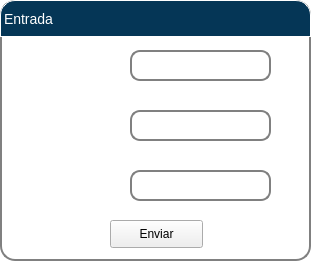
   <widget class="QGroupBox" name="Entrada">
    <property name="geometry">
     <rect>
      <x>580</x>
      <y>80</y>
      <width>311</width>
      <height>261</height>
     </rect>
    </property>
    <property name="sizePolicy">
     <sizepolicy hsizetype="Preferred" vsizetype="Preferred">
      <horstretch>0</horstretch>
      <verstretch>0</verstretch>
     </sizepolicy>
    </property>
    <property name="palette">
     <palette>
      <active>
       <colorrole role="WindowText">
        <brush brushstyle="SolidPattern">
         <color alpha="255">
          <red>0</red>
          <green>0</green>
          <blue>0</blue>
         </color>
        </brush>
       </colorrole>
       <colorrole role="Button">
        <brush brushstyle="SolidPattern">
         <color alpha="0">
          <red>0</red>
          <green>0</green>
          <blue>0</blue>
         </color>
        </brush>
       </colorrole>
       <colorrole role="Light">
        <brush brushstyle="SolidPattern">
         <color alpha="255">
          <red>211</red>
          <green>211</green>
          <blue>211</blue>
         </color>
        </brush>
       </colorrole>
       <colorrole role="Midlight">
        <brush brushstyle="SolidPattern">
         <color alpha="255">
          <red>176</red>
          <green>176</green>
          <blue>176</blue>
         </color>
        </brush>
       </colorrole>
       <colorrole role="Dark">
        <brush brushstyle="SolidPattern">
         <color alpha="255">
          <red>70</red>
          <green>70</green>
          <blue>70</blue>
         </color>
        </brush>
       </colorrole>
       <colorrole role="Mid">
        <brush brushstyle="SolidPattern">
         <color alpha="255">
          <red>94</red>
          <green>94</green>
          <blue>94</blue>
         </color>
        </brush>
       </colorrole>
       <colorrole role="Text">
        <brush brushstyle="SolidPattern">
         <color alpha="255">
          <red>0</red>
          <green>0</green>
          <blue>0</blue>
         </color>
        </brush>
       </colorrole>
       <colorrole role="BrightText">
        <brush brushstyle="SolidPattern">
         <color alpha="255">
          <red>255</red>
          <green>255</green>
          <blue>255</blue>
         </color>
        </brush>
       </colorrole>
       <colorrole role="ButtonText">
        <brush brushstyle="SolidPattern">
         <color alpha="255">
          <red>0</red>
          <green>0</green>
          <blue>0</blue>
         </color>
        </brush>
       </colorrole>
       <colorrole role="Base">
        <brush brushstyle="SolidPattern">
         <color alpha="0">
          <red>0</red>
          <green>0</green>
          <blue>0</blue>
         </color>
        </brush>
       </colorrole>
       <colorrole role="Window">
        <brush brushstyle="SolidPattern">
         <color alpha="0">
          <red>0</red>
          <green>0</green>
          <blue>0</blue>
         </color>
        </brush>
       </colorrole>
       <colorrole role="Shadow">
        <brush brushstyle="SolidPattern">
         <color alpha="255">
          <red>0</red>
          <green>0</green>
          <blue>0</blue>
         </color>
        </brush>
       </colorrole>
       <colorrole role="AlternateBase">
        <brush brushstyle="SolidPattern">
         <color alpha="255">
          <red>198</red>
          <green>198</green>
          <blue>198</blue>
         </color>
        </brush>
       </colorrole>
       <colorrole role="ToolTipBase">
        <brush brushstyle="SolidPattern">
         <color alpha="255">
          <red>255</red>
          <green>255</green>
          <blue>220</blue>
         </color>
        </brush>
       </colorrole>
       <colorrole role="ToolTipText">
        <brush brushstyle="SolidPattern">
         <color alpha="255">
          <red>0</red>
          <green>0</green>
          <blue>0</blue>
         </color>
        </brush>
       </colorrole>
       <colorrole role="PlaceholderText">
        <brush brushstyle="SolidPattern">
         <color alpha="128">
          <red>0</red>
          <green>0</green>
          <blue>0</blue>
         </color>
        </brush>
       </colorrole>
      </active>
      <inactive>
       <colorrole role="WindowText">
        <brush brushstyle="SolidPattern">
         <color alpha="255">
          <red>0</red>
          <green>0</green>
          <blue>0</blue>
         </color>
        </brush>
       </colorrole>
       <colorrole role="Button">
        <brush brushstyle="SolidPattern">
         <color alpha="0">
          <red>0</red>
          <green>0</green>
          <blue>0</blue>
         </color>
        </brush>
       </colorrole>
       <colorrole role="Light">
        <brush brushstyle="SolidPattern">
         <color alpha="255">
          <red>211</red>
          <green>211</green>
          <blue>211</blue>
         </color>
        </brush>
       </colorrole>
       <colorrole role="Midlight">
        <brush brushstyle="SolidPattern">
         <color alpha="255">
          <red>176</red>
          <green>176</green>
          <blue>176</blue>
         </color>
        </brush>
       </colorrole>
       <colorrole role="Dark">
        <brush brushstyle="SolidPattern">
         <color alpha="255">
          <red>70</red>
          <green>70</green>
          <blue>70</blue>
         </color>
        </brush>
       </colorrole>
       <colorrole role="Mid">
        <brush brushstyle="SolidPattern">
         <color alpha="255">
          <red>94</red>
          <green>94</green>
          <blue>94</blue>
         </color>
        </brush>
       </colorrole>
       <colorrole role="Text">
        <brush brushstyle="SolidPattern">
         <color alpha="255">
          <red>0</red>
          <green>0</green>
          <blue>0</blue>
         </color>
        </brush>
       </colorrole>
       <colorrole role="BrightText">
        <brush brushstyle="SolidPattern">
         <color alpha="255">
          <red>255</red>
          <green>255</green>
          <blue>255</blue>
         </color>
        </brush>
       </colorrole>
       <colorrole role="ButtonText">
        <brush brushstyle="SolidPattern">
         <color alpha="255">
          <red>0</red>
          <green>0</green>
          <blue>0</blue>
         </color>
        </brush>
       </colorrole>
       <colorrole role="Base">
        <brush brushstyle="SolidPattern">
         <color alpha="0">
          <red>0</red>
          <green>0</green>
          <blue>0</blue>
         </color>
        </brush>
       </colorrole>
       <colorrole role="Window">
        <brush brushstyle="SolidPattern">
         <color alpha="0">
          <red>0</red>
          <green>0</green>
          <blue>0</blue>
         </color>
        </brush>
       </colorrole>
       <colorrole role="Shadow">
        <brush brushstyle="SolidPattern">
         <color alpha="255">
          <red>0</red>
          <green>0</green>
          <blue>0</blue>
         </color>
        </brush>
       </colorrole>
       <colorrole role="AlternateBase">
        <brush brushstyle="SolidPattern">
         <color alpha="255">
          <red>198</red>
          <green>198</green>
          <blue>198</blue>
         </color>
        </brush>
       </colorrole>
       <colorrole role="ToolTipBase">
        <brush brushstyle="SolidPattern">
         <color alpha="255">
          <red>255</red>
          <green>255</green>
          <blue>220</blue>
         </color>
        </brush>
       </colorrole>
       <colorrole role="ToolTipText">
        <brush brushstyle="SolidPattern">
         <color alpha="255">
          <red>0</red>
          <green>0</green>
          <blue>0</blue>
         </color>
        </brush>
       </colorrole>
       <colorrole role="PlaceholderText">
        <brush brushstyle="SolidPattern">
         <color alpha="128">
          <red>0</red>
          <green>0</green>
          <blue>0</blue>
         </color>
        </brush>
       </colorrole>
      </inactive>
      <disabled>
       <colorrole role="WindowText">
        <brush brushstyle="SolidPattern">
         <color alpha="255">
          <red>70</red>
          <green>70</green>
          <blue>70</blue>
         </color>
        </brush>
       </colorrole>
       <colorrole role="Button">
        <brush brushstyle="SolidPattern">
         <color alpha="0">
          <red>0</red>
          <green>0</green>
          <blue>0</blue>
         </color>
        </brush>
       </colorrole>
       <colorrole role="Light">
        <brush brushstyle="SolidPattern">
         <color alpha="255">
          <red>211</red>
          <green>211</green>
          <blue>211</blue>
         </color>
        </brush>
       </colorrole>
       <colorrole role="Midlight">
        <brush brushstyle="SolidPattern">
         <color alpha="255">
          <red>176</red>
          <green>176</green>
          <blue>176</blue>
         </color>
        </brush>
       </colorrole>
       <colorrole role="Dark">
        <brush brushstyle="SolidPattern">
         <color alpha="255">
          <red>70</red>
          <green>70</green>
          <blue>70</blue>
         </color>
        </brush>
       </colorrole>
       <colorrole role="Mid">
        <brush brushstyle="SolidPattern">
         <color alpha="255">
          <red>94</red>
          <green>94</green>
          <blue>94</blue>
         </color>
        </brush>
       </colorrole>
       <colorrole role="Text">
        <brush brushstyle="SolidPattern">
         <color alpha="255">
          <red>70</red>
          <green>70</green>
          <blue>70</blue>
         </color>
        </brush>
       </colorrole>
       <colorrole role="BrightText">
        <brush brushstyle="SolidPattern">
         <color alpha="255">
          <red>255</red>
          <green>255</green>
          <blue>255</blue>
         </color>
        </brush>
       </colorrole>
       <colorrole role="ButtonText">
        <brush brushstyle="SolidPattern">
         <color alpha="255">
          <red>70</red>
          <green>70</green>
          <blue>70</blue>
         </color>
        </brush>
       </colorrole>
       <colorrole role="Base">
        <brush brushstyle="SolidPattern">
         <color alpha="0">
          <red>0</red>
          <green>0</green>
          <blue>0</blue>
         </color>
        </brush>
       </colorrole>
       <colorrole role="Window">
        <brush brushstyle="SolidPattern">
         <color alpha="0">
          <red>0</red>
          <green>0</green>
          <blue>0</blue>
         </color>
        </brush>
       </colorrole>
       <colorrole role="Shadow">
        <brush brushstyle="SolidPattern">
         <color alpha="255">
          <red>0</red>
          <green>0</green>
          <blue>0</blue>
         </color>
        </brush>
       </colorrole>
       <colorrole role="AlternateBase">
        <brush brushstyle="SolidPattern">
         <color alpha="255">
          <red>141</red>
          <green>141</green>
          <blue>141</blue>
         </color>
        </brush>
       </colorrole>
       <colorrole role="ToolTipBase">
        <brush brushstyle="SolidPattern">
         <color alpha="255">
          <red>255</red>
          <green>255</green>
          <blue>220</blue>
         </color>
        </brush>
       </colorrole>
       <colorrole role="ToolTipText">
        <brush brushstyle="SolidPattern">
         <color alpha="255">
          <red>0</red>
          <green>0</green>
          <blue>0</blue>
         </color>
        </brush>
       </colorrole>
       <colorrole role="PlaceholderText">
        <brush brushstyle="SolidPattern">
         <color alpha="128">
          <red>0</red>
          <green>0</green>
          <blue>0</blue>
         </color>
        </brush>
       </colorrole>
      </disabled>
     </palette>
    </property>
    <property name="font">
     <font>
      <family>MS UI Gothic</family>
      <pointsize>16</pointsize>
      <weight>50</weight>
      <italic>false</italic>
      <bold>false</bold>
      <underline>false</underline>
      <strikeout>false</strikeout>
      <kerning>true</kerning>
     </font>
    </property>
    <property name="focusPolicy">
     <enum>Qt::NoFocus</enum>
    </property>
    <property name="toolTip">
     <string extracomment="kkkkkkkkk"/>
    </property>
    <property name="autoFillBackground">
     <bool>false</bool>
    </property>
    <property name="styleSheet">
     <string notr="true">
QFrame {
	border: 1px solid #FF17365D;
}

QGroupBox {
	background-color:transparent;
	border-radius: 15px;
	border:2px solid gray;
	palette:rgb(255, 255, 255)
}

</string>
    </property>
    <property name="title">
     <string>Conexão</string>
    </property>
    <property name="alignment">
     <set>Qt::AlignCenter</set>
    </property>
    <property name="flat">
     <bool>false</bool>
    </property>
    <property name="checkable">
     <bool>false</bool>
    </property>
    <widget class="QLabel" name="e_Titulo">
     <property name="geometry">
      <rect>
       <x>0</x>
       <y>0</y>
       <width>311</width>
       <height>37</height>
      </rect>
     </property>
     <property name="palette">
      <palette>
       <active>
        <colorrole role="WindowText">
         <brush brushstyle="SolidPattern">
          <color alpha="255">
           <red>255</red>
           <green>255</green>
           <blue>255</blue>
          </color>
         </brush>
        </colorrole>
        <colorrole role="Button">
         <brush brushstyle="SolidPattern">
          <color alpha="255">
           <red>5</red>
           <green>54</green>
           <blue>86</blue>
          </color>
         </brush>
        </colorrole>
        <colorrole role="Text">
         <brush brushstyle="SolidPattern">
          <color alpha="255">
           <red>255</red>
           <green>255</green>
           <blue>255</blue>
          </color>
         </brush>
        </colorrole>
        <colorrole role="ButtonText">
         <brush brushstyle="SolidPattern">
          <color alpha="255">
           <red>255</red>
           <green>255</green>
           <blue>255</blue>
          </color>
         </brush>
        </colorrole>
        <colorrole role="Base">
         <brush brushstyle="SolidPattern">
          <color alpha="255">
           <red>5</red>
           <green>54</green>
           <blue>86</blue>
          </color>
         </brush>
        </colorrole>
        <colorrole role="Window">
         <brush brushstyle="SolidPattern">
          <color alpha="255">
           <red>5</red>
           <green>54</green>
           <blue>86</blue>
          </color>
         </brush>
        </colorrole>
        <colorrole role="PlaceholderText">
         <brush brushstyle="NoBrush">
          <color alpha="128">
           <red>255</red>
           <green>255</green>
           <blue>255</blue>
          </color>
         </brush>
        </colorrole>
       </active>
       <inactive>
        <colorrole role="WindowText">
         <brush brushstyle="SolidPattern">
          <color alpha="255">
           <red>255</red>
           <green>255</green>
           <blue>255</blue>
          </color>
         </brush>
        </colorrole>
        <colorrole role="Button">
         <brush brushstyle="SolidPattern">
          <color alpha="255">
           <red>5</red>
           <green>54</green>
           <blue>86</blue>
          </color>
         </brush>
        </colorrole>
        <colorrole role="Text">
         <brush brushstyle="SolidPattern">
          <color alpha="255">
           <red>255</red>
           <green>255</green>
           <blue>255</blue>
          </color>
         </brush>
        </colorrole>
        <colorrole role="ButtonText">
         <brush brushstyle="SolidPattern">
          <color alpha="255">
           <red>255</red>
           <green>255</green>
           <blue>255</blue>
          </color>
         </brush>
        </colorrole>
        <colorrole role="Base">
         <brush brushstyle="SolidPattern">
          <color alpha="255">
           <red>5</red>
           <green>54</green>
           <blue>86</blue>
          </color>
         </brush>
        </colorrole>
        <colorrole role="Window">
         <brush brushstyle="SolidPattern">
          <color alpha="255">
           <red>5</red>
           <green>54</green>
           <blue>86</blue>
          </color>
         </brush>
        </colorrole>
        <colorrole role="PlaceholderText">
         <brush brushstyle="NoBrush">
          <color alpha="128">
           <red>255</red>
           <green>255</green>
           <blue>255</blue>
          </color>
         </brush>
        </colorrole>
       </inactive>
       <disabled>
        <colorrole role="WindowText">
         <brush brushstyle="SolidPattern">
          <color alpha="255">
           <red>255</red>
           <green>255</green>
           <blue>255</blue>
          </color>
         </brush>
        </colorrole>
        <colorrole role="Button">
         <brush brushstyle="SolidPattern">
          <color alpha="255">
           <red>5</red>
           <green>54</green>
           <blue>86</blue>
          </color>
         </brush>
        </colorrole>
        <colorrole role="Text">
         <brush brushstyle="SolidPattern">
          <color alpha="255">
           <red>255</red>
           <green>255</green>
           <blue>255</blue>
          </color>
         </brush>
        </colorrole>
        <colorrole role="ButtonText">
         <brush brushstyle="SolidPattern">
          <color alpha="255">
           <red>255</red>
           <green>255</green>
           <blue>255</blue>
          </color>
         </brush>
        </colorrole>
        <colorrole role="Base">
         <brush brushstyle="SolidPattern">
          <color alpha="255">
           <red>5</red>
           <green>54</green>
           <blue>86</blue>
          </color>
         </brush>
        </colorrole>
        <colorrole role="Window">
         <brush brushstyle="SolidPattern">
          <color alpha="255">
           <red>5</red>
           <green>54</green>
           <blue>86</blue>
          </color>
         </brush>
        </colorrole>
        <colorrole role="PlaceholderText">
         <brush brushstyle="NoBrush">
          <color alpha="128">
           <red>255</red>
           <green>255</green>
           <blue>255</blue>
          </color>
         </brush>
        </colorrole>
       </disabled>
      </palette>
     </property>
     <property name="styleSheet">
      <string notr="true">QLabel {
    qproperty-alignment: AlignCenter;
	border: 1px solid rgb(255, 255, 255);
	border-top-left-radius: 15px;
	border-top-right-radius: 15px;
	background-color: rgb(5, 54, 86);
	padding: 5px 0px;
	color: rgb(255, 255, 255);
	max-height: 25px;
    font-size: 14px;
}</string>
     </property>
     <property name="text">
      <string>Entrada</string>
     </property>
    </widget>
    <widget class="QLabel" name="e_Posicao">
     <property name="geometry">
      <rect>
       <x>10</x>
       <y>50</y>
       <width>111</width>
       <height>31</height>
      </rect>
     </property>
     <property name="palette">
      <palette>
       <active>
        <colorrole role="WindowText">
         <brush brushstyle="SolidPattern">
          <color alpha="255">
           <red>255</red>
           <green>255</green>
           <blue>255</blue>
          </color>
         </brush>
        </colorrole>
       </active>
       <inactive>
        <colorrole role="WindowText">
         <brush brushstyle="SolidPattern">
          <color alpha="255">
           <red>255</red>
           <green>255</green>
           <blue>255</blue>
          </color>
         </brush>
        </colorrole>
       </inactive>
       <disabled>
        <colorrole role="WindowText">
         <brush brushstyle="SolidPattern">
          <color alpha="255">
           <red>70</red>
           <green>70</green>
           <blue>70</blue>
          </color>
         </brush>
        </colorrole>
       </disabled>
      </palette>
     </property>
     <property name="styleSheet">
      <string notr="true">QLabel{
border: transparent;
}</string>
     </property>
     <property name="frameShape">
      <enum>QFrame::NoFrame</enum>
     </property>
     <property name="text">
      <string>Posição (cm):</string>
     </property>
     <property name="alignment">
      <set>Qt::AlignRight|Qt::AlignTrailing|Qt::AlignVCenter</set>
     </property>
    </widget>
    <widget class="QLabel" name="e_Vel">
     <property name="geometry">
      <rect>
       <x>10</x>
       <y>110</y>
       <width>111</width>
       <height>31</height>
      </rect>
     </property>
     <property name="palette">
      <palette>
       <active>
        <colorrole role="WindowText">
         <brush brushstyle="SolidPattern">
          <color alpha="255">
           <red>255</red>
           <green>255</green>
           <blue>255</blue>
          </color>
         </brush>
        </colorrole>
       </active>
       <inactive>
        <colorrole role="WindowText">
         <brush brushstyle="SolidPattern">
          <color alpha="255">
           <red>255</red>
           <green>255</green>
           <blue>255</blue>
          </color>
         </brush>
        </colorrole>
       </inactive>
       <disabled>
        <colorrole role="WindowText">
         <brush brushstyle="SolidPattern">
          <color alpha="255">
           <red>70</red>
           <green>70</green>
           <blue>70</blue>
          </color>
         </brush>
        </colorrole>
       </disabled>
      </palette>
     </property>
     <property name="layoutDirection">
      <enum>Qt::LeftToRight</enum>
     </property>
     <property name="styleSheet">
      <string notr="true">QLabel{
border: transparent;
}</string>
     </property>
     <property name="frameShape">
      <enum>QFrame::NoFrame</enum>
     </property>
     <property name="text">
      <string>Velocidade (cm/s):</string>
     </property>
     <property name="alignment">
      <set>Qt::AlignRight|Qt::AlignTrailing|Qt::AlignVCenter</set>
     </property>
    </widget>
    <widget class="QLabel" name="e_Torque">
     <property name="geometry">
      <rect>
       <x>10</x>
       <y>170</y>
       <width>111</width>
       <height>31</height>
      </rect>
     </property>
     <property name="palette">
      <palette>
       <active>
        <colorrole role="WindowText">
         <brush brushstyle="SolidPattern">
          <color alpha="255">
           <red>255</red>
           <green>255</green>
           <blue>255</blue>
          </color>
         </brush>
        </colorrole>
       </active>
       <inactive>
        <colorrole role="WindowText">
         <brush brushstyle="SolidPattern">
          <color alpha="255">
           <red>255</red>
           <green>255</green>
           <blue>255</blue>
          </color>
         </brush>
        </colorrole>
       </inactive>
       <disabled>
        <colorrole role="WindowText">
         <brush brushstyle="SolidPattern">
          <color alpha="255">
           <red>70</red>
           <green>70</green>
           <blue>70</blue>
          </color>
         </brush>
        </colorrole>
       </disabled>
      </palette>
     </property>
     <property name="styleSheet">
      <string notr="true">QLabel{
border: transparent;
}</string>
     </property>
     <property name="frameShape">
      <enum>QFrame::NoFrame</enum>
     </property>
     <property name="text">
      <string>Torque (N.cm):</string>
     </property>
     <property name="alignment">
      <set>Qt::AlignRight|Qt::AlignTrailing|Qt::AlignVCenter</set>
     </property>
    </widget>
    <widget class="QPushButton" name="botao_Enviar">
     <property name="geometry">
      <rect>
       <x>110</x>
       <y>220</y>
       <width>93</width>
       <height>28</height>
      </rect>
     </property>
     <property name="text">
      <string>Enviar</string>
     </property>
    </widget>
    <widget class="QLineEdit" name="line_Posicao">
     <property name="geometry">
      <rect>
       <x>130</x>
       <y>50</y>
       <width>141</width>
       <height>31</height>
      </rect>
     </property>
     <property name="styleSheet">
      <string notr="true">QLineEdit{
border: 2px solid gray;
border-radius: 10px;
padding: 0 8px;
background: white;
selection-background-color: white;
}</string>
     </property>
    </widget>
    <widget class="QLineEdit" name="line_Vel">
     <property name="geometry">
      <rect>
       <x>130</x>
       <y>110</y>
       <width>141</width>
       <height>31</height>
      </rect>
     </property>
     <property name="styleSheet">
      <string notr="true">QLineEdit{
border: 2px solid gray;
border-radius: 10px;
padding: 0 8px;
background: white;
selection-background-color: white;
}</string>
     </property>
    </widget>
    <widget class="QLineEdit" name="line_Torque">
     <property name="geometry">
      <rect>
       <x>130</x>
       <y>170</y>
       <width>141</width>
       <height>31</height>
      </rect>
     </property>
     <property name="styleSheet">
      <string notr="true">QLineEdit{
border: 2px solid gray;
border-radius: 10px;
padding: 0 8px;
background: white;
selection-background-color: white;
}</string>
     </property>
    </widget>
   </widget>
